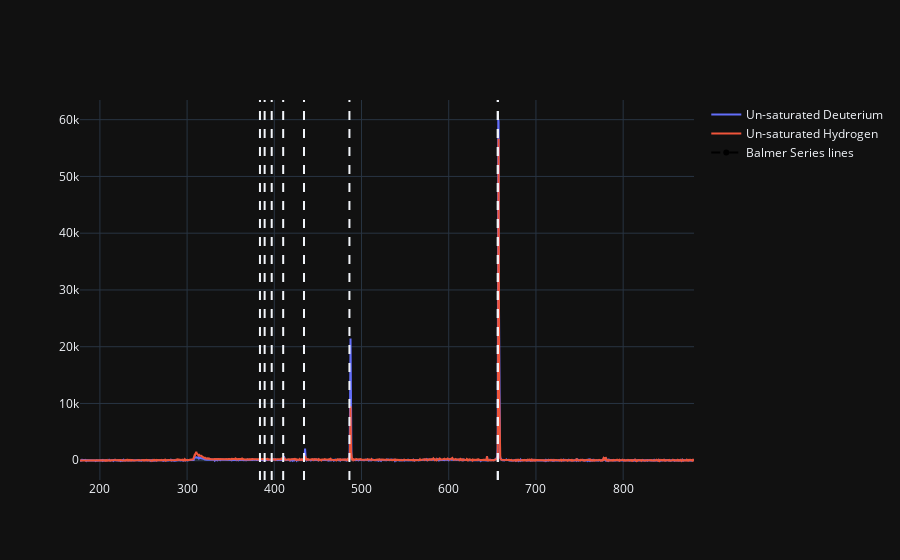

The notebook cell saved with this chart:
### Markdown cell above
# 2.

### Code cell
fig = go.Figure(data=[
    go.Scatter(x=d1.Wavelength, y=d1.Intensity, name=r'Un-saturated Deuterium'),
    go.Scatter(x=h1.Wavelength, y=h1.Intensity, name=r'Un-saturated Hydrogen'),
    go.Scatter(x=[None], y=[None], name="Balmer Series lines", line=dict(color="black", dash='dash'))
])
fig.add_vline(x=383.5384, line_dash='dash')
fig.add_vline(x=388.9049, line_dash='dash')
fig.add_vline(x=397.0072, line_dash='dash')
fig.add_vline(x=410.174, line_dash='dash')
fig.add_vline(x=434.047, line_dash='dash')
fig.add_vline(x=486.133, line_dash='dash')
fig.add_vline(x=656.272, line_dash='dash')
fig.add_vline(x=656.2852, line_dash='dash')
fig.show()

### Figure 1 — Plotly figure (JSON) as saved in the notebook; plotly's stock layout.template omitted (floating-point values rounded to 4 significant figures; data arrays with more than 128 entries replaced by an {"elided": "..."} marker saying what was removed)
{"data": [{"name": "Un-saturated Deuterium", "x": {"elided": "2048 float values"}, "y": {"elided": "2048 float values"}, "type": "scatter"}, {"name": "Un-saturated Hydrogen", "x": {"elided": "2048 float values"}, "y": {"elided": "2048 float values"}, "type": "scatter"}, {"line": {"color": "black", "dash": "dash"}, "name": "Balmer Series lines", "x": [null], "y": [null], "type": "scatter"}], "layout": {"shapes": [{"line": {"dash": "dash"}, "type": "line", "x0": 383.5, "x1": 383.5, "xref": "x", "y0": 0, "y1": 1, "yref": "y domain"}, {"line": {"dash": "dash"}, "type": "line", "x0": 388.9, "x1": 388.9, "xref": "x", "y0": 0, "y1": 1, "yref": "y domain"}, {"line": {"dash": "dash"}, "type": "line", "x0": 397.0, "x1": 397.0, "xref": "x", "y0": 0, "y1": 1, "yref": "y domain"}, {"line": {"dash": "dash"}, "type": "line", "x0": 410.2, "x1": 410.2, "xref": "x", "y0": 0, "y1": 1, "yref": "y domain"}, {"line": {"dash": "dash"}, "type": "line", "x0": 434.0, "x1": 434.0, "xref": "x", "y0": 0, "y1": 1, "yref": "y domain"}, {"line": {"dash": "dash"}, "type": "line", "x0": 486.1, "x1": 486.1, "xref": "x", "y0": 0, "y1": 1, "yref": "y domain"}, {"line": {"dash": "dash"}, "type": "line", "x0": 656.3, "x1": 656.3, "xref": "x", "y0": 0, "y1": 1, "yref": "y domain"}, {"line": {"dash": "dash"}, "type": "line", "x0": 656.3, "x1": 656.3, "xref": "x", "y0": 0, "y1": 1, "yref": "y domain"}]}}
